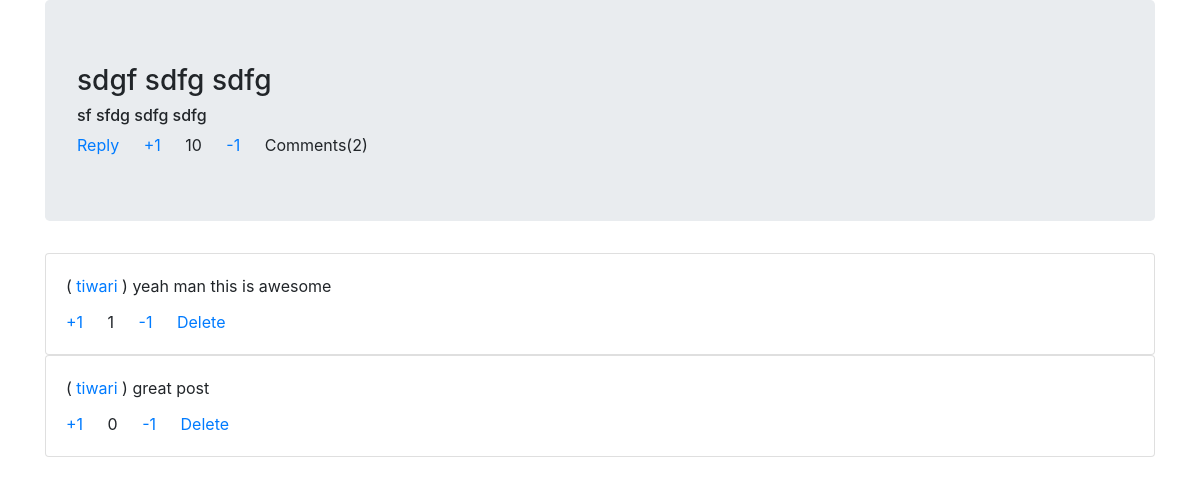
/post/4 (signed in), run on the app's committed database.
### boards/models.py (models this page shows, shortened)
class Posts(models.Model):
    board=models.ForeignKey(SubReddits,on_delete=models.CASCADE,related_name='PostBoard')
    text = models.CharField(max_length=200)
    detail = models.TextField()
    created_at = models.DateField(auto_now_add=True)
    author=models.CharField(max_length=200,default='')

class Comments(models.Model):
    from_user = models.CharField(max_length=200, default='')
    post_id = models.ForeignKey(Posts, on_delete=models.CASCADE, related_name='CommentPost')
    text=models.TextField()
    created_at=models.DateField(auto_now_add=True)

### boards/views.py (the view)
# urls.py: path('post/<int:id>', views.PostView,name='post'),
@login_required
def PostView(request,id):
    p=Posts.objects.get(id=id)
    pv=0
    c=0
    for i in p.VotePost.all():
        pv+=i.value
    for i in p.CommentPost.all():
        c+=1
    d={}
    for i in p.CommentPost.all():
        cv=0
        for j in i.VoteComment.all():
            cv+=j.value
        d[i.id]=cv
    return render(request,'Post.html',{'comment':p,'vote':pv,'com':c,'comVote':d})

### templates/Post.html (shortened to what this page needs)
{%extends 'base.html' %}
{% block content %}
    <div class="jumbotron">
        <h3>{{comment.text}}</h3>
        <h6>{{comment.detail}}</h6>
        <a href="{%url 'post_comment' comment.id%}" class="card-link">Reply</a>
        <a href="{%url 'post_vote' comment.id '1' 'pi' comment.id%}" class="card-link">+1</a>
        <span class='card-link'>{{vote}}</span>
        <a href="{%url 'post_vote' comment.id '-1' 'pi' comment.id%}" class="card-link">-1</a>
        <span class='card-link'>Comments({{com}})</span>
    </div>
    {%for i in comment.CommentPost.all%}
        <div class="card">
            <div class="card-body">
                <p class='card-title'>( <a href="">{{i.from_user}}</a> ) {{i.text}}</p>
                <a href="{%url 'post_vote' i.id '1' 'c' comment.id%}" class="card-link">+1</a>
                 {%for k,v in comVote.items%}
                    {%if k == i.id%}
                        <span class='card-link'>{{v}}</span>
                    {%endif%}
                {%endfor%}
                <a href="{%url 'post_vote' i.id '-1' 'c' comment.id%}" class="card-link">-1</a>
                {%if i.from_user == user.username %}
                    <a href="{%url 'post_delete' i.id comment.id 'c'%}" class="card-link">Delete</a>
                {%endif%}
            </div>
        </div>
    {%endfor%}
{% endblock %}

### data on the page
Posts: text "sdgf sdfg sdfg", detail "sf sfdg sdfg sdfg"
Comments: from_user "tiwari", text "yeah man this is awesome", comVote "1", shows "Delete"
Comments: from_user "tiwari", text "great post", comVote "0", shows "Delete"

### other printed values
{{ vote }} "10"
{{ com }} "2"
